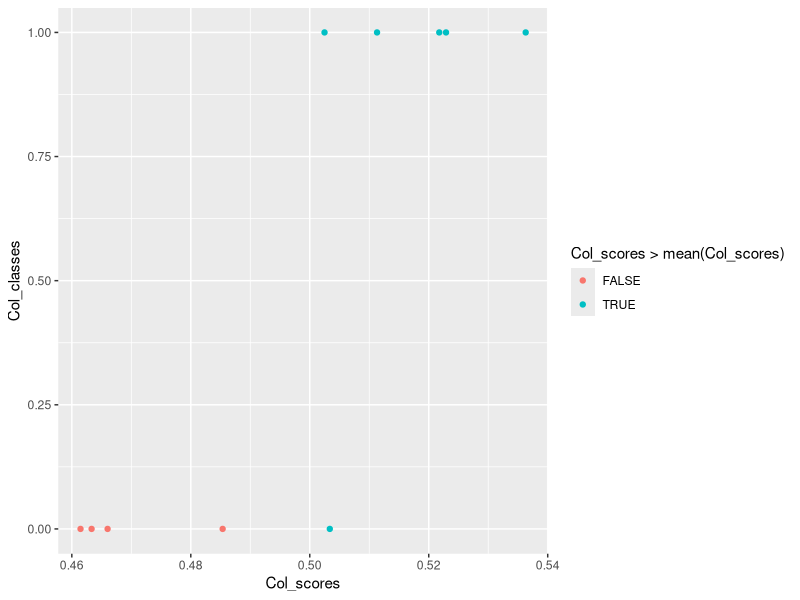

Reproduce this figure in R.
library(tidyverse)

Col_scores = c(0.46146209852804976, 0.4660142987294707, 0.46332375803309916,
              0.48535528831653807, 0.5033691901037788, 0.5113087788565597,
              0.5024807248550341, 0.5217688330905572, 0.522906106011823,
              0.5362983851935087)
Col_classes = c(0,0,0,0,0,1,1,1,1,1)

LFS_scores = c(0.143248980250318, 0.24897467608935317, 0.44782411190511706,
               0.6626369593025436, 0.6624945737277211, 0.7663180280849983)
LFS_classes = c(0,0,1,1,1,1)

df_Col = data.frame(Col_scores, Col_classes)
df_LFS = data.frame(LFS_scores, LFS_classes)

ggplot(df_Col, aes(x = Col_scores, y = Col_classes, colour = Col_scores > mean(Col_scores))) + geom_point()
